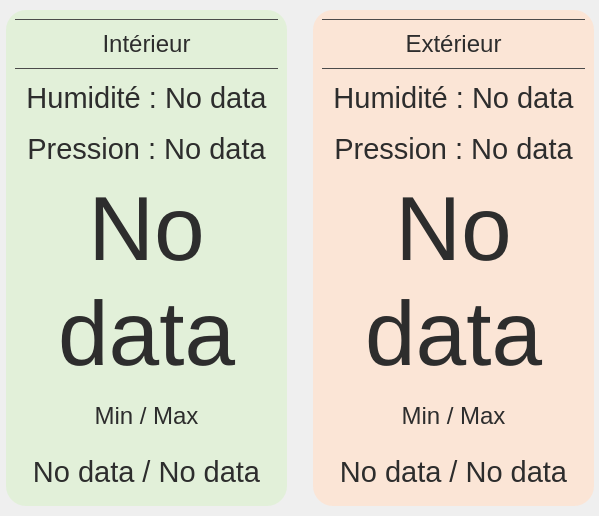
      <widget class="QWidget" name="page_1">
       <layout class="QGridLayout" name="gridLayout_3">
        <property name="leftMargin">
         <number>6</number>
        </property>
        <property name="topMargin">
         <number>10</number>
        </property>
        <property name="rightMargin">
         <number>5</number>
        </property>
        <property name="bottomMargin">
         <number>10</number>
        </property>
        <item row="0" column="0">
         <widget class="QFrame" name="in_frame">
          <property name="sizePolicy">
           <sizepolicy hsizetype="Expanding" vsizetype="Expanding">
            <horstretch>0</horstretch>
            <verstretch>0</verstretch>
           </sizepolicy>
          </property>
          <property name="styleSheet">
           <string notr="true">QFrame#in_frame {
   background: #E2F0D9;
   border: 0px solid black;
   border-radius: 20px;
}</string>
          </property>
          <property name="frameShape">
           <enum>QFrame::StyledPanel</enum>
          </property>
          <property name="frameShadow">
           <enum>QFrame::Raised</enum>
          </property>
          <layout class="QGridLayout" name="gridLayout_4">
           <item row="1" column="0">
            <widget class="QToolButton" name="in_humidity_bt">
             <property name="sizePolicy">
              <sizepolicy hsizetype="Expanding" vsizetype="Fixed">
               <horstretch>0</horstretch>
               <verstretch>0</verstretch>
              </sizepolicy>
             </property>
             <property name="minimumSize">
              <size>
               <width>150</width>
               <height>45</height>
              </size>
             </property>
             <property name="maximumSize">
              <size>
               <width>393</width>
               <height>45</height>
              </size>
             </property>
             <property name="font">
              <font>
               <pointsize>22</pointsize>
               <stylestrategy>PreferAntialias</stylestrategy>
               <kerning>true</kerning>
              </font>
             </property>
             <property name="styleSheet">
              <string notr="true">QToolButton {
	border: 1px solid transparent;
    border-radius: 10px;
	background-color: transparent;
    color: rgb(45,45,45);
}

QToolButton:flat {
	border: none;
}</string>
             </property>
             <property name="text">
              <string>Humidité : No data</string>
             </property>
            </widget>
           </item>
           <item row="0" column="0">
            <widget class="QFrame" name="in_lab_frame">
             <property name="minimumSize">
              <size>
               <width>0</width>
               <height>50</height>
              </size>
             </property>
             <property name="maximumSize">
              <size>
               <width>16777215</width>
               <height>50</height>
              </size>
             </property>
             <property name="styleSheet">
              <string notr="true">QFrame#in_lab_frame {
    border-top: 1px solid rgb(75,75,75);
    border-bottom: 1px solid rgb(75,75,75);
}</string>
             </property>
             <property name="frameShape">
              <enum>QFrame::StyledPanel</enum>
             </property>
             <property name="frameShadow">
              <enum>QFrame::Raised</enum>
             </property>
             <layout class="QGridLayout" name="gridLayout_20">
              <property name="leftMargin">
               <number>0</number>
              </property>
              <property name="topMargin">
               <number>0</number>
              </property>
              <property name="rightMargin">
               <number>0</number>
              </property>
              <property name="bottomMargin">
               <number>0</number>
              </property>
              <item row="0" column="0">
               <widget class="QToolButton" name="in_signal_bt">
                <property name="enabled">
                 <bool>false</bool>
                </property>
                <property name="minimumSize">
                 <size>
                  <width>45</width>
                  <height>45</height>
                 </size>
                </property>
                <property name="maximumSize">
                 <size>
                  <width>45</width>
                  <height>45</height>
                 </size>
                </property>
                <property name="styleSheet">
                 <string notr="true">QToolButton {
	border: 1px solid transparent;
    border-radius: 10px;
	background-color: transparent;
	width: 27px;
	height: 27px;
}

QToolButton:flat {
	border: none;
}</string>
                </property>
                <property name="text">
                 <string/>
                </property>
                <property name="iconSize">
                 <size>
                  <width>30</width>
                  <height>30</height>
                 </size>
                </property>
               </widget>
              </item>
              <item row="0" column="1">
               <widget class="QLabel" name="in_label_1">
                <property name="minimumSize">
                 <size>
                  <width>150</width>
                  <height>25</height>
                 </size>
                </property>
                <property name="maximumSize">
                 <size>
                  <width>16777215</width>
                  <height>50</height>
                 </size>
                </property>
                <property name="font">
                 <font>
                  <pointsize>18</pointsize>
                  <stylestrategy>PreferAntialias</stylestrategy>
                  <kerning>true</kerning>
                 </font>
                </property>
                <property name="styleSheet">
                 <string notr="true">QLabel {
	color: rgb(45,45,45);
}</string>
                </property>
                <property name="text">
                 <string>Intérieur</string>
                </property>
                <property name="alignment">
                 <set>Qt::AlignCenter</set>
                </property>
                <property name="wordWrap">
                 <bool>true</bool>
                </property>
               </widget>
              </item>
              <item row="0" column="2">
               <widget class="QToolButton" name="in_battery_bt">
                <property name="enabled">
                 <bool>false</bool>
                </property>
                <property name="minimumSize">
                 <size>
                  <width>45</width>
                  <height>45</height>
                 </size>
                </property>
                <property name="maximumSize">
                 <size>
                  <width>45</width>
                  <height>45</height>
                 </size>
                </property>
                <property name="styleSheet">
                 <string notr="true">QToolButton {
	border: 1px solid transparent;
    border-radius: 10px;
	background-color: transparent;
	width: 27px;
	height: 27px;
}

QToolButton:flat {
	border: none;
}</string>
                </property>
                <property name="text">
                 <string/>
                </property>
                <property name="iconSize">
                 <size>
                  <width>30</width>
                  <height>30</height>
                 </size>
                </property>
               </widget>
              </item>
             </layout>
            </widget>
           </item>
           <item row="5" column="0">
            <widget class="QLabel" name="in_label_3">
             <property name="minimumSize">
              <size>
               <width>150</width>
               <height>50</height>
              </size>
             </property>
             <property name="maximumSize">
              <size>
               <width>16777215</width>
               <height>50</height>
              </size>
             </property>
             <property name="font">
              <font>
               <pointsize>22</pointsize>
               <stylestrategy>PreferAntialias</stylestrategy>
               <kerning>true</kerning>
              </font>
             </property>
             <property name="styleSheet">
              <string notr="true">QLabel {
	color: rgb(45,45,45);
}</string>
             </property>
             <property name="text">
              <string>No data / No data</string>
             </property>
             <property name="alignment">
              <set>Qt::AlignCenter</set>
             </property>
             <property name="wordWrap">
              <bool>true</bool>
             </property>
            </widget>
           </item>
           <item row="3" column="0">
            <widget class="QLabel" name="in_temperature_label">
             <property name="sizePolicy">
              <sizepolicy hsizetype="Expanding" vsizetype="Expanding">
               <horstretch>0</horstretch>
               <verstretch>0</verstretch>
              </sizepolicy>
             </property>
             <property name="minimumSize">
              <size>
               <width>150</width>
               <height>50</height>
              </size>
             </property>
             <property name="maximumSize">
              <size>
               <width>393</width>
               <height>16777215</height>
              </size>
             </property>
             <property name="font">
              <font>
               <pointsize>68</pointsize>
               <stylestrategy>PreferAntialias</stylestrategy>
               <kerning>true</kerning>
              </font>
             </property>
             <property name="styleSheet">
              <string notr="true">QLabel {
	color: rgb(45,45,45);
}</string>
             </property>
             <property name="text">
              <string>No data</string>
             </property>
             <property name="alignment">
              <set>Qt::AlignCenter</set>
             </property>
             <property name="wordWrap">
              <bool>true</bool>
             </property>
            </widget>
           </item>
           <item row="4" column="0">
            <widget class="QLabel" name="in_label_2">
             <property name="minimumSize">
              <size>
               <width>150</width>
               <height>50</height>
              </size>
             </property>
             <property name="maximumSize">
              <size>
               <width>16777215</width>
               <height>50</height>
              </size>
             </property>
             <property name="font">
              <font>
               <pointsize>18</pointsize>
               <stylestrategy>PreferAntialias</stylestrategy>
               <kerning>true</kerning>
              </font>
             </property>
             <property name="styleSheet">
              <string notr="true">QLabel {
	color: rgb(45,45,45);
}</string>
             </property>
             <property name="text">
              <string>Min / Max</string>
             </property>
             <property name="alignment">
              <set>Qt::AlignCenter</set>
             </property>
             <property name="wordWrap">
              <bool>true</bool>
             </property>
            </widget>
           </item>
           <item row="2" column="0">
            <widget class="QToolButton" name="in_pressure_bt">
             <property name="sizePolicy">
              <sizepolicy hsizetype="Expanding" vsizetype="Fixed">
               <horstretch>0</horstretch>
               <verstretch>0</verstretch>
              </sizepolicy>
             </property>
             <property name="minimumSize">
              <size>
               <width>150</width>
               <height>45</height>
              </size>
             </property>
             <property name="maximumSize">
              <size>
               <width>393</width>
               <height>45</height>
              </size>
             </property>
             <property name="font">
              <font>
               <pointsize>22</pointsize>
               <stylestrategy>PreferAntialias</stylestrategy>
               <kerning>true</kerning>
              </font>
             </property>
             <property name="styleSheet">
              <string notr="true">QToolButton {
	border: 1px solid transparent;
    border-radius: 10px;
	background-color: transparent;
    color: rgb(45,45,45);
}

QToolButton:flat {
	border: none;
}</string>
             </property>
             <property name="text">
              <string>Pression : No data</string>
             </property>
            </widget>
           </item>
          </layout>
         </widget>
        </item>
        <item row="0" column="1">
         <spacer name="horizontalSpacer_5">
          <property name="orientation">
           <enum>Qt::Horizontal</enum>
          </property>
          <property name="sizeType">
           <enum>QSizePolicy::Fixed</enum>
          </property>
          <property name="sizeHint" stdset="0">
           <size>
            <width>20</width>
            <height>20</height>
           </size>
          </property>
         </spacer>
        </item>
        <item row="0" column="2">
         <widget class="QFrame" name="out_frame">
          <property name="sizePolicy">
           <sizepolicy hsizetype="Expanding" vsizetype="Expanding">
            <horstretch>0</horstretch>
            <verstretch>0</verstretch>
           </sizepolicy>
          </property>
          <property name="styleSheet">
           <string notr="true">QFrame#out_frame {
   background: #FBE5D6;
   border: 0px solid black;
   border-radius: 20px;
}</string>
          </property>
          <property name="frameShape">
           <enum>QFrame::StyledPanel</enum>
          </property>
          <property name="frameShadow">
           <enum>QFrame::Raised</enum>
          </property>
          <layout class="QGridLayout" name="gridLayout_5">
           <item row="5" column="0">
            <widget class="QLabel" name="out_label_3">
             <property name="minimumSize">
              <size>
               <width>150</width>
               <height>50</height>
              </size>
             </property>
             <property name="maximumSize">
              <size>
               <width>16777215</width>
               <height>50</height>
              </size>
             </property>
             <property name="font">
              <font>
               <pointsize>22</pointsize>
               <stylestrategy>PreferAntialias</stylestrategy>
               <kerning>true</kerning>
              </font>
             </property>
             <property name="styleSheet">
              <string notr="true">QLabel {
	color: rgb(45,45,45);
}</string>
             </property>
             <property name="text">
              <string>No data / No data</string>
             </property>
             <property name="alignment">
              <set>Qt::AlignCenter</set>
             </property>
             <property name="wordWrap">
              <bool>true</bool>
             </property>
            </widget>
           </item>
           <item row="4" column="0">
            <widget class="QLabel" name="out_label_2">
             <property name="minimumSize">
              <size>
               <width>150</width>
               <height>50</height>
              </size>
             </property>
             <property name="maximumSize">
              <size>
               <width>16777215</width>
               <height>50</height>
              </size>
             </property>
             <property name="font">
              <font>
               <pointsize>18</pointsize>
               <stylestrategy>PreferAntialias</stylestrategy>
               <kerning>true</kerning>
              </font>
             </property>
             <property name="styleSheet">
              <string notr="true">QLabel {
	color: rgb(45,45,45);
}</string>
             </property>
             <property name="text">
              <string>Min / Max</string>
             </property>
             <property name="alignment">
              <set>Qt::AlignCenter</set>
             </property>
             <property name="wordWrap">
              <bool>true</bool>
             </property>
            </widget>
           </item>
           <item row="0" column="0">
            <widget class="QFrame" name="out_lab_frame">
             <property name="minimumSize">
              <size>
               <width>0</width>
               <height>50</height>
              </size>
             </property>
             <property name="maximumSize">
              <size>
               <width>16777215</width>
               <height>50</height>
              </size>
             </property>
             <property name="styleSheet">
              <string notr="true">QFrame#out_lab_frame {
    border-top: 1px solid rgb(75,75,75);
    border-bottom: 1px solid rgb(75,75,75);
}</string>
             </property>
             <property name="frameShape">
              <enum>QFrame::StyledPanel</enum>
             </property>
             <property name="frameShadow">
              <enum>QFrame::Raised</enum>
             </property>
             <layout class="QGridLayout" name="gridLayout_23">
              <property name="leftMargin">
               <number>0</number>
              </property>
              <property name="topMargin">
               <number>0</number>
              </property>
              <property name="rightMargin">
               <number>0</number>
              </property>
              <property name="bottomMargin">
               <number>0</number>
              </property>
              <item row="0" column="2">
               <widget class="QToolButton" name="out_battery_bt">
                <property name="enabled">
                 <bool>false</bool>
                </property>
                <property name="minimumSize">
                 <size>
                  <width>45</width>
                  <height>45</height>
                 </size>
                </property>
                <property name="maximumSize">
                 <size>
                  <width>45</width>
                  <height>45</height>
                 </size>
                </property>
                <property name="styleSheet">
                 <string notr="true">QToolButton {
	border: 1px solid transparent;
    border-radius: 10px;
	background-color: transparent;
	width: 27px;
	height: 27px;
}

QToolButton:flat {
	border: none;
}</string>
                </property>
                <property name="text">
                 <string/>
                </property>
                <property name="iconSize">
                 <size>
                  <width>30</width>
                  <height>30</height>
                 </size>
                </property>
               </widget>
              </item>
              <item row="0" column="1">
               <widget class="QLabel" name="out_label_1">
                <property name="minimumSize">
                 <size>
                  <width>150</width>
                  <height>25</height>
                 </size>
                </property>
                <property name="maximumSize">
                 <size>
                  <width>16777215</width>
                  <height>50</height>
                 </size>
                </property>
                <property name="font">
                 <font>
                  <pointsize>18</pointsize>
                  <stylestrategy>PreferAntialias</stylestrategy>
                  <kerning>true</kerning>
                 </font>
                </property>
                <property name="styleSheet">
                 <string notr="true">QLabel {
	color: rgb(45,45,45);
}</string>
                </property>
                <property name="text">
                 <string>Extérieur</string>
                </property>
                <property name="alignment">
                 <set>Qt::AlignCenter</set>
                </property>
                <property name="wordWrap">
                 <bool>true</bool>
                </property>
               </widget>
              </item>
              <item row="0" column="0">
               <widget class="QToolButton" name="out_signal_bt">
                <property name="enabled">
                 <bool>false</bool>
                </property>
                <property name="minimumSize">
                 <size>
                  <width>45</width>
                  <height>45</height>
                 </size>
                </property>
                <property name="maximumSize">
                 <size>
                  <width>45</width>
                  <height>45</height>
                 </size>
                </property>
                <property name="styleSheet">
                 <string notr="true">QToolButton {
	border: 1px solid transparent;
    border-radius: 10px;
	background-color: transparent;
	width: 27px;
	height: 27px;
}

QToolButton:flat {
	border: none;
}</string>
                </property>
                <property name="text">
                 <string/>
                </property>
                <property name="iconSize">
                 <size>
                  <width>30</width>
                  <height>30</height>
                 </size>
                </property>
               </widget>
              </item>
             </layout>
            </widget>
           </item>
           <item row="1" column="0">
            <widget class="QToolButton" name="out_humidity_bt">
             <property name="sizePolicy">
              <sizepolicy hsizetype="Expanding" vsizetype="Fixed">
               <horstretch>0</horstretch>
               <verstretch>0</verstretch>
              </sizepolicy>
             </property>
             <property name="minimumSize">
              <size>
               <width>150</width>
               <height>45</height>
              </size>
             </property>
             <property name="maximumSize">
              <size>
               <width>393</width>
               <height>45</height>
              </size>
             </property>
             <property name="font">
              <font>
               <pointsize>22</pointsize>
               <stylestrategy>PreferAntialias</stylestrategy>
               <kerning>true</kerning>
              </font>
             </property>
             <property name="styleSheet">
              <string notr="true">QToolButton {
	border: 1px solid transparent;
    border-radius: 10px;
	background-color: transparent;
    color: rgb(45,45,45);
}

QToolButton:flat {
	border: none;
}</string>
             </property>
             <property name="text">
              <string>Humidité : No data</string>
             </property>
            </widget>
           </item>
           <item row="3" column="0">
            <widget class="QLabel" name="out_temperature_label">
             <property name="sizePolicy">
              <sizepolicy hsizetype="Expanding" vsizetype="Expanding">
               <horstretch>0</horstretch>
               <verstretch>0</verstretch>
              </sizepolicy>
             </property>
             <property name="minimumSize">
              <size>
               <width>150</width>
               <height>50</height>
              </size>
             </property>
             <property name="maximumSize">
              <size>
               <width>393</width>
               <height>16777215</height>
              </size>
             </property>
             <property name="font">
              <font>
               <pointsize>68</pointsize>
               <stylestrategy>PreferAntialias</stylestrategy>
               <kerning>true</kerning>
              </font>
             </property>
             <property name="styleSheet">
              <string notr="true">QLabel {
	color: rgb(45,45,45);
}</string>
             </property>
             <property name="text">
              <string>No data</string>
             </property>
             <property name="alignment">
              <set>Qt::AlignCenter</set>
             </property>
             <property name="wordWrap">
              <bool>true</bool>
             </property>
            </widget>
           </item>
           <item row="2" column="0">
            <widget class="QToolButton" name="out_pressure_bt">
             <property name="sizePolicy">
              <sizepolicy hsizetype="Expanding" vsizetype="Fixed">
               <horstretch>0</horstretch>
               <verstretch>0</verstretch>
              </sizepolicy>
             </property>
             <property name="minimumSize">
              <size>
               <width>150</width>
               <height>45</height>
              </size>
             </property>
             <property name="maximumSize">
              <size>
               <width>393</width>
               <height>45</height>
              </size>
             </property>
             <property name="font">
              <font>
               <pointsize>22</pointsize>
               <stylestrategy>PreferAntialias</stylestrategy>
               <kerning>true</kerning>
              </font>
             </property>
             <property name="styleSheet">
              <string notr="true">QToolButton {
	border: 1px solid transparent;
    border-radius: 10px;
	background-color: transparent;
    color: rgb(45,45,45);
}

QToolButton:flat {
	border: none;
}</string>
             </property>
             <property name="text">
              <string>Pression : No data</string>
             </property>
            </widget>
           </item>
          </layout>
         </widget>
        </item>
       </layout>
      </widget>
